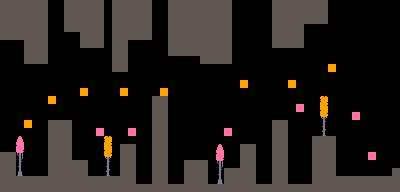

This is a level from a 2D game, rendered from its Tiled map with the project's own tilesets. A one-line summary and the complete map file follow:
An orthogonal 50x24 tile map with 8x8 px tiles, 1 tile layer (ground) and 9 objects (9x ground-enemy).

<map version="1.10" tiledversion="1.11.2" orientation="orthogonal" renderorder="right-down" width="50" height="24" tilewidth="8" tileheight="8" infinite="0" nextlayerid="9" nextobjectid="23">
 <editorsettings>
  <export target="../maps/map2.json" format="json" />
 </editorsettings>
 <tileset firstgid="1" name="tilemap_packed" tilewidth="8" tileheight="8" tilecount="150" columns="15">
  <image source="../tilemap_packed.png" width="120" height="80" />
 </tileset>
 <layer id="7" name="ground" width="50" height="24">
  <data encoding="csv">
3,3,3,3,3,3,0,0,3,3,3,3,3,0,3,3,3,3,3,0,0,3,3,3,3,3,3,3,3,0,0,0,0,0,3,3,3,3,3,3,3,0,0,0,0,0,0,0,0,0,
3,3,3,3,3,3,0,0,3,3,3,3,3,0,3,3,3,3,3,0,0,3,3,3,3,3,3,3,3,0,0,0,0,0,3,3,3,3,3,3,3,0,0,0,0,0,0,0,0,0,
3,3,3,3,3,3,0,0,3,3,3,3,3,0,3,3,3,3,3,0,0,3,3,3,3,3,3,3,3,0,0,0,0,0,3,3,3,3,3,3,3,0,0,0,0,0,0,0,0,0,
3,3,3,3,3,3,0,0,3,3,3,3,3,0,3,3,3,3,3,0,0,3,3,3,3,3,3,3,3,0,0,0,0,0,3,3,3,3,0,0,0,0,0,0,0,0,0,0,0,0,
3,3,3,3,3,3,0,0,0,0,3,3,3,0,3,3,3,3,3,0,0,3,3,3,3,3,3,3,3,0,0,0,0,0,3,3,3,3,0,0,0,0,0,0,0,0,0,0,0,0,
0,0,0,3,3,3,0,0,0,0,3,3,3,0,3,3,0,0,0,0,0,3,3,3,3,3,3,3,3,0,0,0,0,0,3,3,3,3,0,0,0,0,0,0,0,0,0,0,0,0,
0,0,0,3,3,3,0,0,0,0,0,0,0,0,3,3,0,0,0,0,0,3,3,3,3,3,3,3,3,0,0,0,0,0,0,0,0,0,0,0,0,0,0,0,0,0,0,0,0,0,
0,0,0,3,3,3,0,0,0,0,0,0,0,0,3,3,0,0,0,0,0,0,0,0,0,3,3,3,3,0,0,0,0,0,0,0,0,0,0,0,0,0,0,0,0,0,0,0,0,0,
0,0,0,0,0,0,0,0,0,0,0,0,0,0,3,3,0,0,0,0,0,0,0,0,0,0,0,0,0,0,0,0,0,0,0,0,0,0,0,0,0,20,0,0,0,0,0,0,0,0,
0,0,0,0,0,0,0,0,0,0,0,0,0,0,0,0,0,0,0,0,0,0,0,0,0,0,0,0,0,0,0,0,0,0,0,0,0,0,0,0,0,0,0,0,0,0,0,0,0,0,
0,0,0,0,0,0,0,0,0,0,0,0,0,0,0,0,0,0,0,0,0,0,0,0,0,0,0,0,0,0,20,0,0,0,0,0,20,0,0,0,0,0,0,0,0,0,0,0,0,0,
0,0,0,0,0,0,0,0,0,0,20,0,0,0,0,20,0,0,0,0,20,0,0,0,0,0,0,0,0,0,0,0,0,0,0,0,0,0,0,0,0,0,0,0,0,0,0,0,0,0,
0,0,0,0,0,0,20,0,0,0,0,0,0,0,0,0,0,0,0,3,3,0,0,0,0,0,0,0,0,0,0,0,0,0,0,0,0,0,0,0,2,0,0,0,0,0,0,0,0,0,
0,0,0,0,0,0,0,0,0,0,0,0,0,0,0,0,0,0,0,3,3,0,0,0,0,0,0,0,0,0,0,0,0,0,0,0,0,27,0,0,17,0,0,0,0,0,0,0,0,0,
0,0,0,0,0,0,0,0,0,0,0,0,0,0,0,0,0,0,0,3,3,0,0,0,0,0,0,0,0,0,0,0,0,0,0,0,0,0,0,0,32,0,0,0,27,0,0,0,0,0,
0,0,0,20,0,0,3,3,3,0,0,0,0,0,0,0,0,0,0,3,3,0,0,0,0,0,0,0,0,0,0,0,0,0,3,3,0,0,0,0,47,0,0,0,0,0,0,0,0,0,
0,0,0,0,0,0,3,3,3,0,0,0,27,0,0,0,27,0,0,3,3,0,0,0,0,0,0,0,27,0,0,0,0,0,3,3,0,0,0,0,62,0,0,0,0,0,0,0,0,0,
0,0,9,0,0,0,3,3,3,0,0,0,0,2,0,0,0,0,0,3,3,0,0,0,0,0,0,0,0,0,0,0,0,0,3,3,0,0,0,3,3,3,0,0,0,0,0,0,0,0,
0,0,24,0,0,0,3,3,3,0,0,0,0,17,0,3,3,0,0,3,3,0,0,0,0,0,0,9,0,0,3,3,0,0,3,3,0,0,0,3,3,3,0,0,0,0,0,0,0,0,
3,3,39,0,0,0,3,3,3,0,0,0,0,32,0,3,3,0,0,3,3,0,0,0,0,0,0,24,0,0,3,3,0,0,3,3,0,0,0,3,3,3,0,0,0,0,27,0,0,0,
3,3,54,0,0,0,3,3,3,3,3,0,0,47,0,3,3,0,0,3,3,0,0,3,3,3,0,39,0,0,3,3,0,0,3,3,0,0,0,3,3,3,0,0,0,0,0,0,0,0,
3,3,69,0,0,0,3,3,3,3,3,0,0,62,0,3,3,0,0,3,3,0,0,3,3,3,0,54,3,3,3,3,0,0,3,3,0,0,0,3,3,3,0,0,0,0,0,0,0,3,
3,3,3,3,3,3,3,3,3,3,3,3,3,3,3,3,3,0,0,3,3,0,0,3,3,3,0,69,3,3,3,3,0,0,3,3,0,0,0,3,3,3,3,3,3,3,3,3,3,3,
3,3,3,3,3,3,3,3,3,3,3,3,3,3,3,3,3,3,3,3,3,3,3,3,3,3,3,3,3,3,3,3,3,3,3,3,3,3,3,3,3,3,3,3,3,3,3,3,3,3
</data>
 </layer>
 <objectgroup id="8" name="enemies">
  <object id="14" name="ground-enemy" gid="115" x="32" y="176" width="8" height="8" />
  <object id="15" name="ground-enemy" gid="115" x="240" y="144" width="8" height="8" />
  <object id="16" name="ground-enemy" gid="115" x="168" y="184" width="8" height="8" />
  <object id="17" name="ground-enemy" gid="115" x="144" y="184" width="8" height="8" />
  <object id="18" name="ground-enemy" gid="115" x="112" y="176" width="8" height="8" />
  <object id="19" name="ground-enemy" gid="115" x="72" y="160" width="8" height="8" />
  <object id="20" name="ground-enemy" gid="115" x="312" y="136" width="8" height="8" />
  <object id="21" name="ground-enemy" gid="115" x="336" y="176" width="8" height="8" />
  <object id="22" name="ground-enemy" gid="115" x="296" y="184" width="8" height="8" />
 </objectgroup>
</map>
